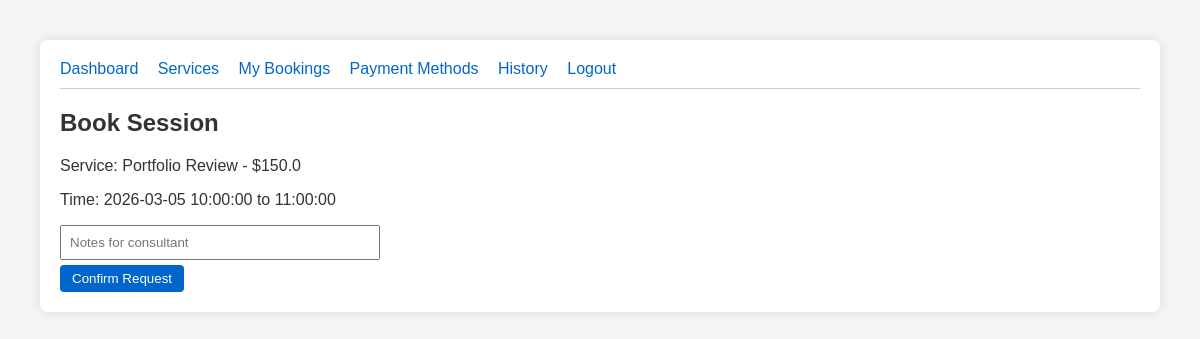
The app's page /client/book/1 (signed in), older data.
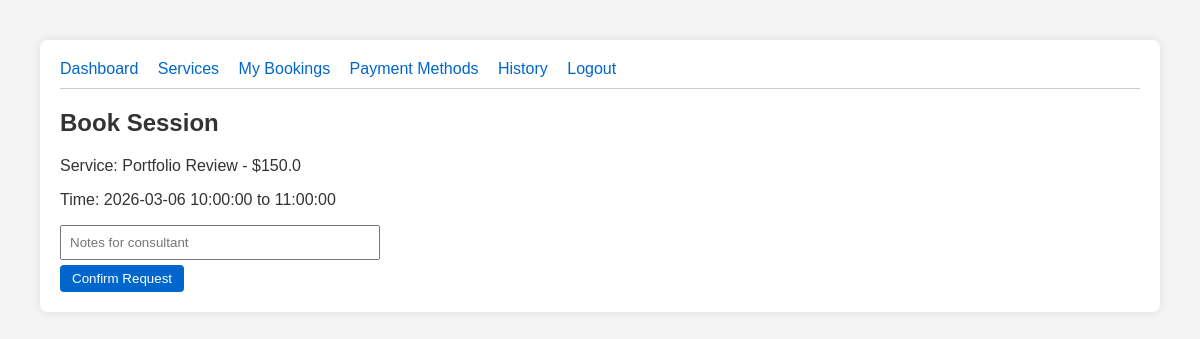
The same page, newer data.
### Backend/models.py (models this page shows)
class Availability(db.Model):
    id = db.Column(db.Integer, primary_key=True)
    consultant_id = db.Column(db.Integer, db.ForeignKey('user.id'), nullable=False)
    date = db.Column(db.Date, nullable=False)
    start_time = db.Column(db.Time, nullable=False)
    end_time = db.Column(db.Time, nullable=False)
    is_booked = db.Column(db.Boolean, default=False)

### Backend/routes/client.py (the view)
    def wrap(*args, **kwargs):
        if 'user_id' not in session or session.get('role') != 'client':
            return redirect(url_for('auth.login'))
        return f(*args, **kwargs)

### Backend/routes/client.py (called while the page is built, shortened)
def client_required(f):
    def wrap(*args, **kwargs):
        if 'user_id' not in session or session.get('role') != 'client':
            return redirect(url_for('auth.login'))
        return f(*args, **kwargs)
    wrap.__name__ = f.__name__
    return wrap

@client_bp.route('/book/<int:availability_id>', methods=['GET', 'POST'])
@client_required
def book(availability_id):
    avail = Availability.query.get_or_404(availability_id)
    service = Service.query.filter_by(consultant_id=avail.consultant_id).first()
    return render_template('client/book.html', avail=avail, service=service)

### Frontend/templates/client/book.html
{% extends 'base.html' %}
{% block content %}
<h2>Book Session</h2>
<p>Service: {{ service.name }} - ${{ service.base_price }}</p>
<p>Time: {{ avail.date }} {{ avail.start_time }} to {{ avail.end_time }}</p>
<form method="POST">
    <input type="text" name="notes" placeholder="Notes for consultant">
    <button type="submit">Confirm Request</button>
</form>
{% endblock %}

Row changes from the older to the newer data that the page shows:
changed Availability: date "2026-03-05" → "2026-03-06"
